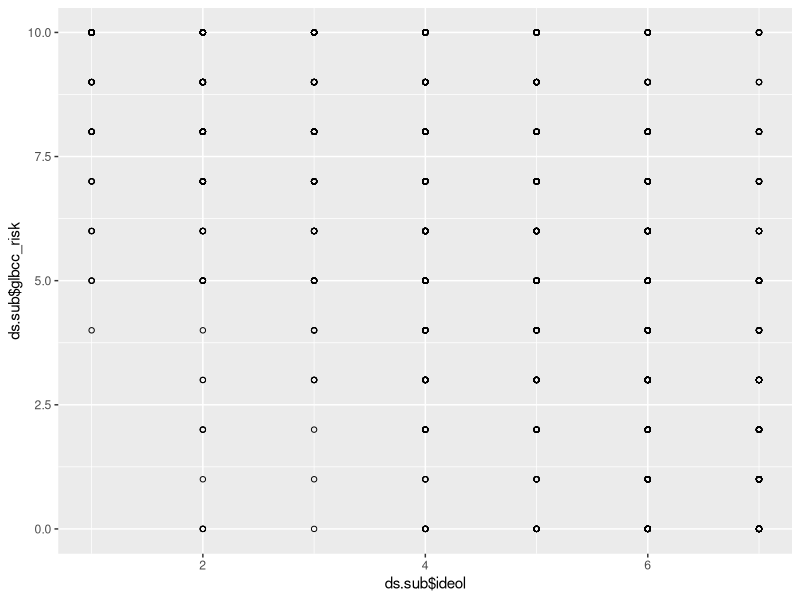
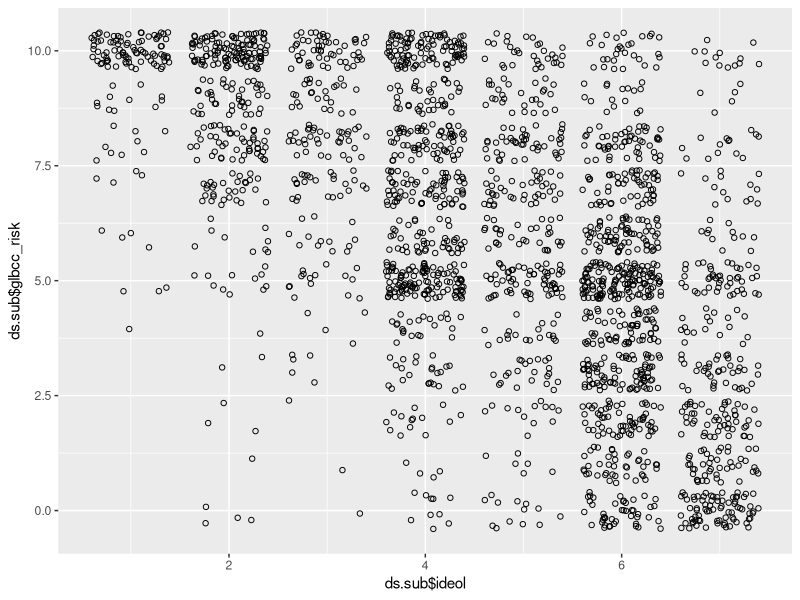
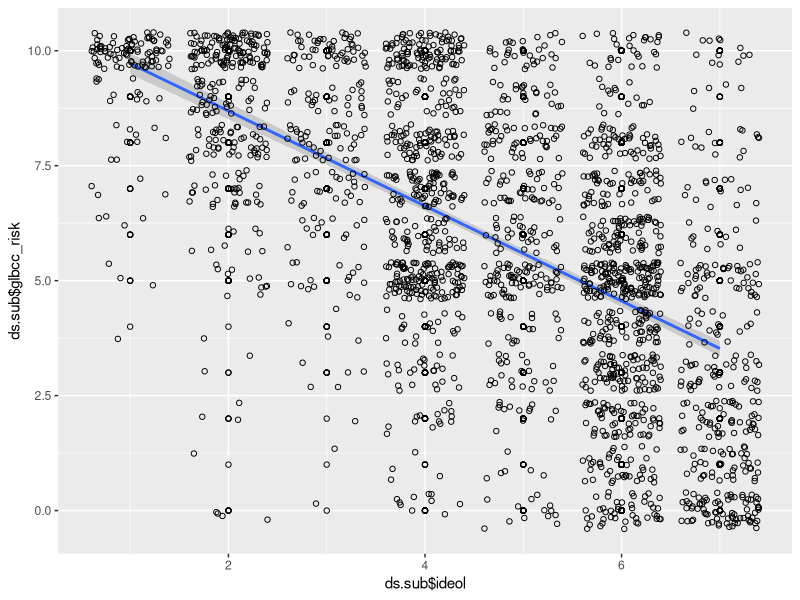
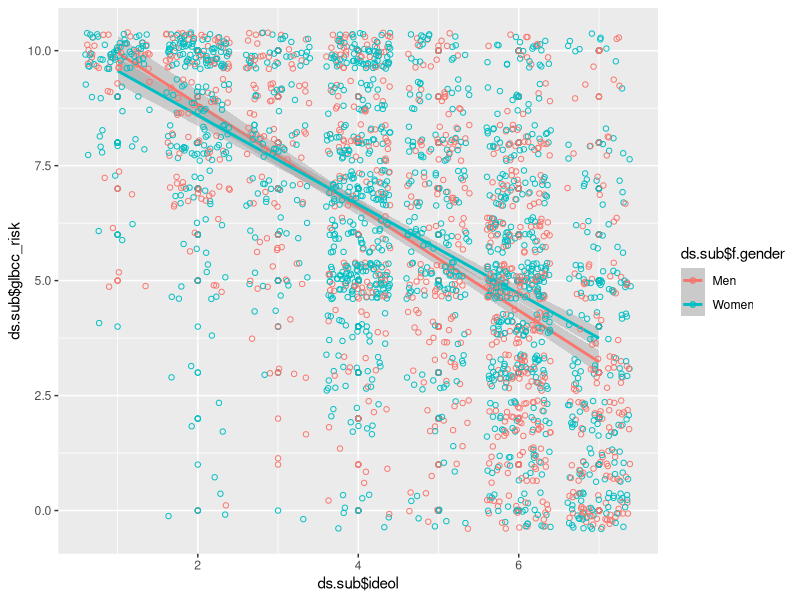
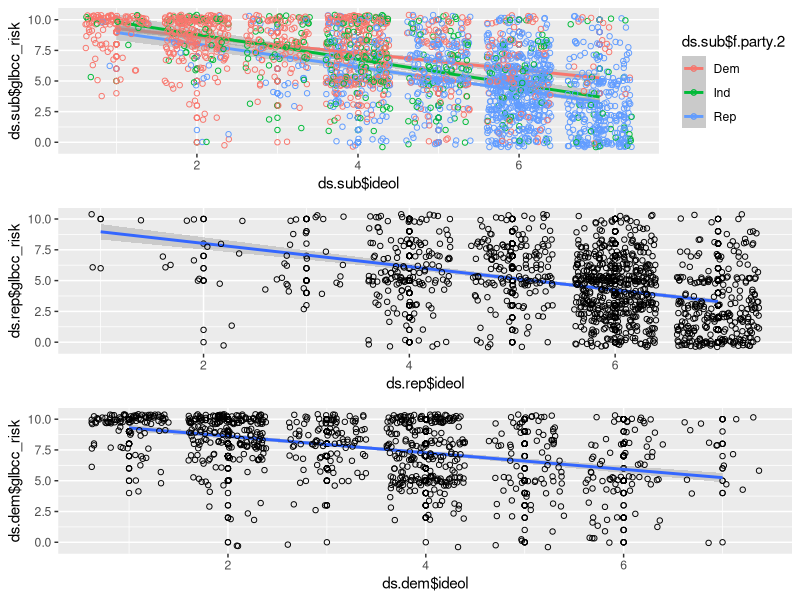
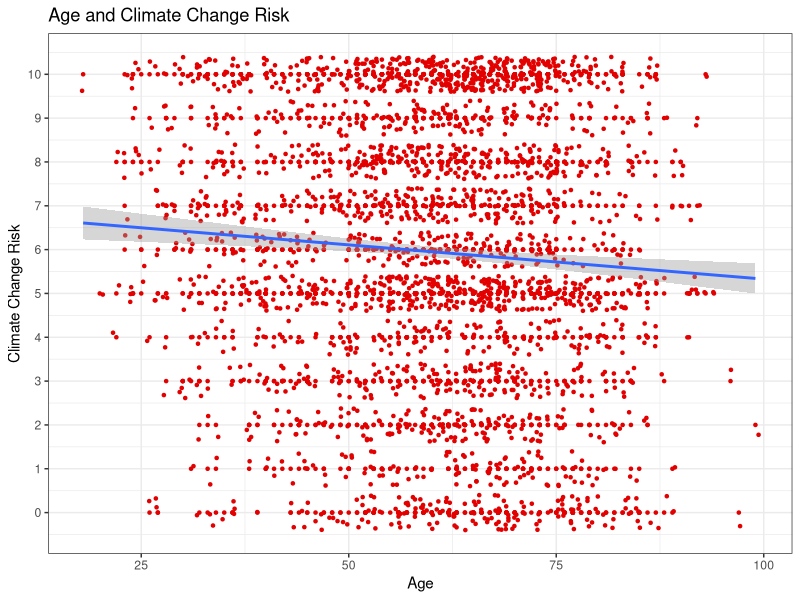

Write the R code that produced these figures, in order.
## ---- chunk 1
knitr::opts_chunk$set(echo = TRUE)
#setwd("~/Methods Labs")
ds <- read.csv("Class Data Set Factored.csv")
library(ggplot2)
library(psych)
library(car)
library(vcd)
library(grid)
library(gridExtra)
options(scipen = 999)
## ---- chunk 2
x <- c(25,27,29)
y <- c(5,15,9)
## ---- chunk 3
xdev <- x-mean(x)
ydev <- y-mean(y)
## ---- chunk 4
xdev_ydev <- xdev*ydev
xdev_ydev
## ---- chunk 5
sum <- sum(xdev_ydev)
## ---- chunk 6
cov_xy <- sum/(3-1)
cov_xy
## ---- chunk 7
cov(x,y)
## ---- chunk 8
cov(ds$glbcc_cert, ds$glbcc_risk, use = "complete.obs")
## ---- chunk 9
cov(ds$income, ds$glbcc_risk, use = "complete.obs")
## ---- chunk 10
x <- c(25,27,29)
y <- c(5,15,9)
xdev <- x-mean(x)
ydev <- y-mean(y)
xdev_ydev <- xdev*ydev
sum <- sum(xdev_ydev)
cov_xy <- (1/(3-1))*sum
cov_xy
## ---- chunk 11
stnd.dev <- sd(x)*sd(y)
## ---- chunk 12
cov_xy/stnd.dev
## ---- chunk 13
numerator <- cov(ds$glbcc_cert, ds$glbcc_risk, use = "complete.obs")
denominator <- sd(ds$glbcc_cert, na.rm = T)*sd(ds$glbcc_risk, na.rm = T)
numerator/denominator
## ---- chunk 14
ds.sub <- subset(ds, select = c(glbcc_risk, ideol, f.gender, f.party.2))
ds.sub <- na.omit(ds.sub)
## ---- chunk 15
ds.sub$x <- ds.sub$glbcc_risk
ds.sub$y <- ds.sub$ideol
## ---- chunk 16
xbar <- mean(ds.sub$x)
ybar <- mean(ds.sub$y)

x.m.xbar <- ds.sub$x - xbar
y.m.ybar <- ds.sub$y - ybar

n <- length(ds.sub$x)
n

cov.xy <- (sum(x.m.xbar*y.m.ybar))/(n-1)
cov.xy
## ---- chunk 17
sd.x <- sqrt((sum(x.m.xbar^2))/(n-1))
sd.x

sd.y <- sqrt((sum(y.m.ybar^2))/(n-1))
sd.y

sd.xy <- sd.x*sd.y

cov.xy/sd.xy
## ---- chunk 18
cor(ds.sub$glbcc_risk, ds.sub$ideol)
## ---- chunk 19
cor(ds$income, ds$glbcc_risk, use = "complete.obs")
## ---- chunk 20
cor.test(ds$income, ds$glbcc_risk, use="complete.obs")
## ---- chunk 21
cor.test(ds$ideol, ds$glbcc_risk)
## ---- chunk 22
group <- data.frame(ds$glbcc_risk, ds$ideol, ds$income, ds$age)
## ---- chunk 23
cor(group, use = "complete.obs")
## ---- chunk 24
print(corr.test(group, use = "complete.obs"), short = FALSE)
## ---- chunk 25
ggplot(ds.sub, aes(x=ds.sub$ideol, y=ds.sub$glbcc_risk)) +
  geom_point(shape=1)
## ---- chunk 26
ggplot(ds.sub, aes(x=ds.sub$ideol, y=ds.sub$glbcc_risk)) +
  geom_jitter(shape=1)
## ---- chunk 27
cor(ds.sub$ideol, ds.sub$glbcc_risk, use = "complete.obs")

## ---- chunk 28
ggplot(ds.sub, aes(x=ds.sub$ideol, y=ds.sub$glbcc_risk)) +
  geom_point(shape=1) +
  geom_smooth(method = lm) +
  geom_jitter(shape=1)
## ---- chunk 29
ggplot(ds.sub, aes(x=ds.sub$ideol, y=ds.sub$glbcc_risk, color=ds.sub$f.gender)) +
  geom_point(shape=1) +
  geom_smooth(method = lm) +
  geom_jitter(shape=1)
## ---- chunk 30
ds.rep <- subset(ds.sub, f.party.2=="Rep")
ds.dem <- subset(ds.sub, f.party.2=="Dem")
## ---- chunk 31
cor.test(ds.rep$ideol, ds.rep$glbcc_risk)
cor.test(ds.dem$ideol, ds.dem$glbcc_risk)
## ---- chunk 32
rep <- ggplot(ds.rep, aes(x=ds.rep$ideol, y=ds.rep$glbcc_risk)) +
  geom_point(shape=1) +
  geom_smooth(method=lm) +
  geom_jitter(shape=1)

dem <- ggplot(ds.dem, aes(x=ds.dem$ideol, y=ds.dem$glbcc_risk)) +
  geom_point(shape=1) +
  geom_smooth(method=lm) +
  geom_jitter(shape=1)

party <- ggplot(ds.sub, aes(x=ds.sub$ideol, y=ds.sub$glbcc_risk, color = ds.sub$f.party.2)) +
  geom_point(shape=1) +
  geom_smooth(method=lm) +
  geom_jitter(shape=1)

grid.arrange(party, rep, dem)
## ---- chunk 33
sub.ds <- subset(ds, select = c("glbcc_risk", "age"))
sub.ds <- na.omit(sub.ds)
## ---- chunk 34
describe(sub.ds$age)
## ---- chunk 35
cor.test(sub.ds$glbcc_risk, sub.ds$age)
## ---- chunk 36
ggplot(sub.ds, aes(y=sub.ds$glbcc_risk, x=sub.ds$age)) +
  geom_point(shape=20, color = "#e20000") +
  geom_jitter(shape=20, color = "#e20000") +
  geom_smooth(method = lm) +
  xlab("Age") +
  ylab("Climate Change Risk") +
  ggtitle("Age and Climate Change Risk") +
  scale_y_continuous(breaks = c(0:10),
                     labels = c("0","1","2", "3", "4", "5", "6", "7", "8", "9", "10")) +
  theme_bw()
